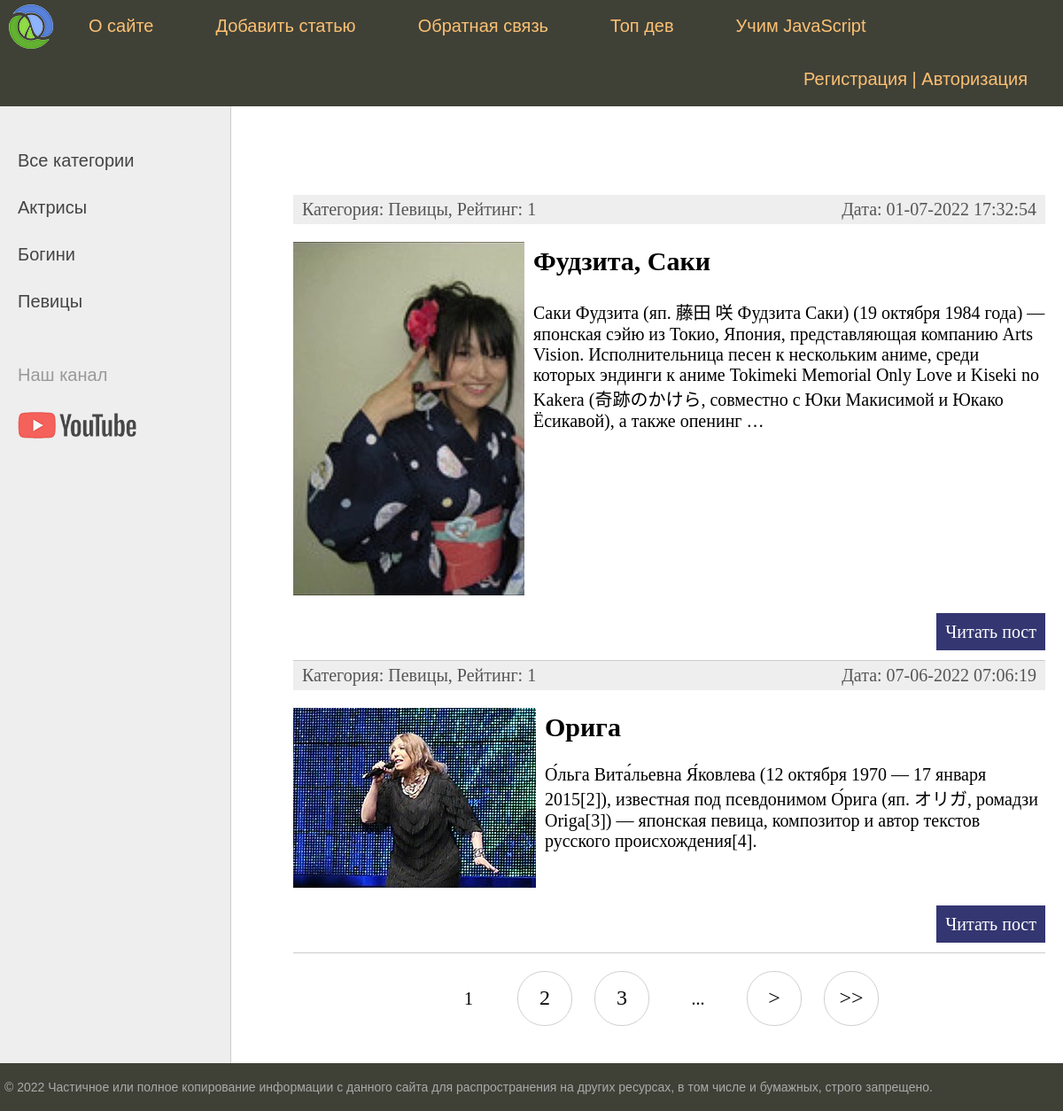
The page / on the database its author committed.
### women/models.py (models this page shows, shortened)
class Category(models.Model):
    name = models.CharField(max_length=100, db_index=True, verbose_name='Название категории')
    slug = models.SlugField(max_length=255, unique=True, db_index=True, verbose_name='URL')
    def __str__(self):
        return self.name
    def get_absolute_url(self):
        return reverse('category', kwargs={'cat_slug': self.slug})
    class Meta:
        verbose_name = 'Категория'
        verbose_name_plural = 'Категории'
        ordering = ['name']

class Women(models.Model):
    title = models.CharField(max_length=255, verbose_name='Заголовок')
    slug = models.SlugField(max_length=255, unique=True, db_index=True, verbose_name='URL')
    content = models.TextField(blank=True, verbose_name='Текст статьи')
    photo = models.ImageField(upload_to="photos/%Y/%m/%d/", verbose_name='Фото')
    time_create = models.DateTimeField(auto_now_add=True, verbose_name='Время создания')
    time_update = models.DateTimeField(auto_now=True, verbose_name='Время изменения')
    like = models.IntegerField(default=0, verbose_name='Лайки')
    dislike = models.IntegerField(default=0, verbose_name='Дизлайки')
    is_published = models.BooleanField(default=True, verbose_name='Публикация')
    cat = models.ForeignKey('Category', on_delete=models.PROTECT, verbose_name='Категория')
    def get_absolute_url(self):
        return reverse('post', kwargs={'post_slug': self.slug})
    class Meta:
        verbose_name = 'Известные женщины'
        verbose_name_plural = 'Известные женщины'
        ordering = ['time_create', 'title']

### women/views.py (the view)
# urls.py: path('', WomenHome.as_view(), name='home'),
class WomenHome(ListView):
    context_object_name = 'posts'
    queryset = Women.objects.select_related('cat')
    template_name = 'women/index.html'
    paginate_by = 2
    ''' Если бы меню не передавал в пользовательском теге, передавал бы изменяемый(динамический) контент следующим образом:
    def get_context_data(self, *, object_list=None, **kwargs):
        context = super().get_context_data(**kwargs)
        context['menu'] = menu # по этому ключу передавал бы меню (список словарей)
        return context
    '''

### women/templatetags/women_tags.py (called while the page is built)
@register.inclusion_tag('usertags/list_categories.html')
def show_categories(sort=None, cat_selected=None):
    if not sort:
        cats = Category.objects.all()
    else:
        cats = Category.objects.order_by(sort)
    return {"cats": cats, "cat_selected": cat_selected}

@register.inclusion_tag('usertags/list_menu.html')
def show_menu(*args, **kwargs):
    menu = [{'title': "О сайте", 'url_name': 'about'},
            {'title': "Добавить статью", 'url_name': 'add_page'},
            {'title': "Обратная связь", 'url_name': 'contact'},
            {'title': "Топ дев", 'url_name': 'toprait'},
            {'title': "Учим JavaScript", 'url_name': 'learnjs'}]
    return {"menu": menu}

### women/templates/women/index.html (shortened to what this page needs)
{% extends 'women/base.html' %}
{% load mathfilters %}
{% block content %}
    <ul class="list-articles">
        {% for p in posts %}
            <li>
                <div class="article-panel">
                    <p class="first">Категория: {{p.cat}}, Рейтинг: {{ p.like|sub:p.dislike }}</p>
                    <p class="last">Дата: {{p.time_update|date:"d-m-Y H:i:s"}}</p>
                </div>
                {% if p.photo %}
                    <p><img class="img-article-left thumn" src="{{ p.photo.url }}"></p>
                {% endif %}
                <h2>{{p.title}}</h2>
                {% autoescape on %}
                    {{p.content|linebreaks|truncatewords:50}}
                {% endautoescape %}
                <p class="link-read-post"><a href="{{ p.get_absolute_url }}">Читать пост</a></p>
            </li>
        {% endfor %}
    </ul>
{% endblock %}

### women/templates/usertags/list_categories.html
{% for post in cats %}
    {% if post.slug == cat_selected %}
        <li class="selected">{{post.name}}</li>
    {% else %}
        <li><a href="{{post.get_absolute_url}}">{{post.name}}</a> </li>
    {% endif %}
{% endfor %}

### women/static/women/css/styles.css (style rules this page uses)
html, body { font-family: 'Arial'; margin: 0; padding: 0; height: 100%; width: 100%; color: #444; }
a { color: #0059b2; text-decoration: none; }
img { max-width: 600px; height: auto; }
img.img-article-left { max-width: 300px; height: auto; float: left; padding: 0 10px 10px 0; }
p.link-read-post { text-align: right; }
p.link-read-post a { padding: 10px; min-width: 100px; background: #333671; color: #fff; text-decoration: none; }
div.article-panel { background: #eee; padding: 5px 10px 5px 10px; box-sizing: border-box; overflow: hidden; color: #555; }
div.article-panel p.first { margin: 0; float: left; }
div.article-panel p.last { margin: 0; float: right; }
ul.list-articles { list-style: none; margin: 0; padding: 0; }
ul.list-articles li { border-bottom: 1px solid #ccc; }
.left-chapters ul li { margin: 30px 0 0 0; color: #999; }
.left-chapters ul li a { color: #444; text-decoration: none; }

### rows shown on the page
Category: name "Актрисы"
Category: name "Богини"
Category: name "Певицы"
Women: cat "Певицы", like|sub "1", time_update "01-07-2022 17:32:54", photo (picture), title "Фудзита, Саки", content "Саки Фудзита (яп. 藤田 咲 Фудзита Саки) (19 октября 1984 года) — японская сэйю из Токио, Япония, представляющая компанию Arts Vision. Исполнительница песен к нескольким аниме, среди которых эндинги к аниме Tokimeki Memorial Only Love и Kiseki no Kakera (奇跡のかけら, совместно с Юки Макисимой и Юкако Ёсикавой), а также опенинг …"
Women: cat "Певицы", like|sub "1", time_update "07-06-2022 07:06:19", photo (picture), title "Орига", content "О́льга Вита́льевна Я́ковлева (12 октября 1970 — 17 января 2015[2]), известная под псевдонимом О́рига (яп. オリガ, ромадзи Origa[3]) — японская певица, композитор и автор текстов русского происхождения[4]."

### other values the page prints
{{ m.title }} "О сайте" "Добавить статью" "Обратная связь" "Топ дев" "Учим JavaScript"
{{ p }} "1"
{{ p }} "2" "3"
